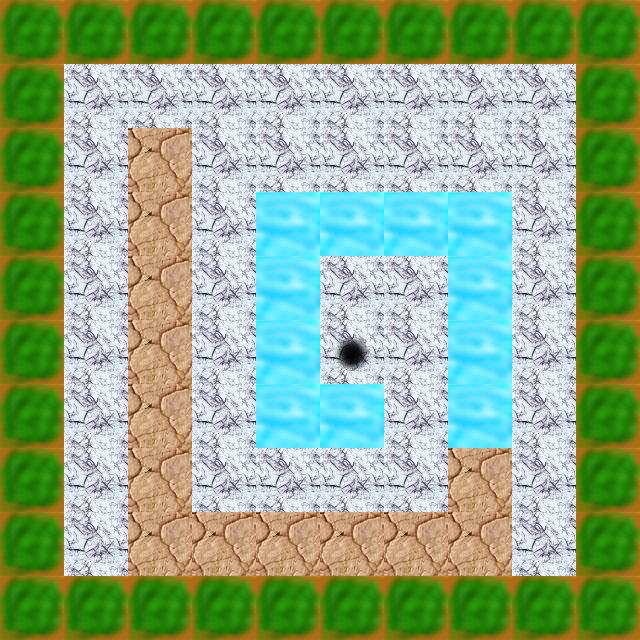

This game map was drawn from its Tiled (.tmx) file and the tilesets committed beside it. A one-line description and the trimmed map source follow:
An orthogonal 10x10 tile map with 64x64 px tiles, 1 tile layer (floor).

<map version="1.0" tiledversion="1.1.5" orientation="orthogonal" renderorder="right-down" width="10" height="10" tilewidth="64" tileheight="64" infinite="0" nextobjectid="1">
 <tileset firstgid="1" name="tiles" tilewidth="64" tileheight="64" tilecount="12" columns="3">
  <image source="../../app/javascript/images/tiles-sprite.png" width="192" height="256" />
 </tileset>
 <layer name="floor" width="10" height="10">
  <data>[100 cells, 100 non-empty, 5 distinct tile ids]</data>
 </layer>
</map>